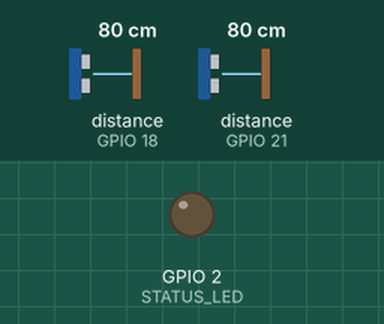
Bench run of a sketch on a simulated ESP32. Shown: output pins drawn as LEDs (lit = HIGH). Wiring (inferred from the names in the program): 2 × ultrasonic range finder: trigger GPIO 5, echo GPIO 18 / trigger GPIO 19, echo GPIO 21. The test bench sets the inputs (shaded band); at power-on: distance to the obstacle (sensors on GPIO 18, GPIO 21) 80 cm. The echo pulse lasts 58.3 µs per cm; WiFi joins after 1.5 s; servers stay silent unless stated; uploads are accepted with an empty reply; the local clock reads 2024-03-15 10:24:30 at power-on unless the sketch sets it; pins used as bus, display or sensor lines are not drawn; what the sketch prints to the serial monitor is not drawn. At 3.2 s the program puts the board to deep sleep or switches it off; the recording ends there.

Above: at 0.0 s.
At 1.8 s:
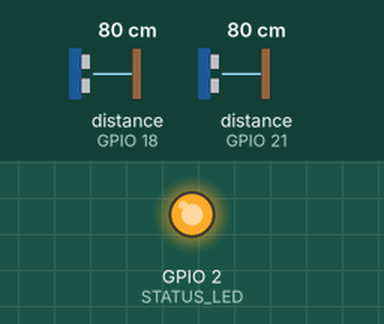
Timing chart, 0 to 3.2 s (numbered marks = the images above):
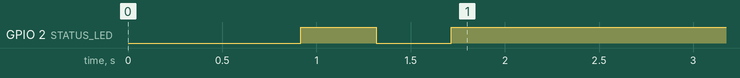

The sketch:

SWMS_P1_firmware.ino
```cpp
/*
  ============================================================================
  Project      : Smart Waste Management System (SWMS-2026-P1)
  Module       : Bin Fill-Level Sensing & Cloud Reporting Firmware
  Target MCU   : ESP32 Dev Board (NodeMCU / WROOM-32)
  Sensors      : 2x HC-SR04 Ultrasonic Distance Sensors
                 (Sensor A = Organic Waste Bin, Sensor B = Dry Waste Bin)
  Cloud Target : Firebase Realtime Database (REST API over HTTPS) or Local Gateway
  Author       : SWMS Engineering Team (Phase 1 Prototype)
  ============================================================================

  FUNCTIONAL OVERVIEW:
  1. Reads distance from two ultrasonic sensors (organic + dry bins).
  2. Converts distance -> fill percentage using configured bin height.
  3. Applies 5-sample averaging to reduce sensor noise (debounce).
  4. Compares fill percentage against FILL_THRESHOLD.
  5. Builds a JSON payload per bin and PUTs/POSTs it to Firebase via HTTPS.
  6. Enters deep sleep for SLEEP_INTERVAL seconds to conserve power, then repeats.
  ============================================================================
*/

#include <WiFi.h>
#include <HTTPClient.h>

// ---------------------------------------------------------------------------
// CONFIGURATION BLOCK — Adjust per site before flashing
// ---------------------------------------------------------------------------
const char* WIFI_SSID        = "YOUR_WIFI_SSID";
const char* WIFI_PASSWORD    = "YOUR_WIFI_PASSWORD";

// Firebase Realtime Database REST endpoint (or Local SWMS Gateway URL)
// Examples:
// - Firebase: "https://YOUR_PROJECT_ID-default-rtdb.firebaseio.com"
// - Local Server: "http://192.168.1.100:8000"
const char* FIREBASE_HOST    = "https://YOUR_PROJECT_ID-default-rtdb.firebaseio.com";
const char* FIREBASE_AUTH    = "";   // Leave blank for test mode / local server

// Tumakuru City Corporation (TMP) Hub Deployment IDs:
// SITE_TUM_001: Central Bus Stand Hub (Zone 1)
// SITE_TUM_002: Mandipet Commercial Market (Zone 1)
// SITE_TUM_003: Town Hall & MG Road (Zone 1)
// SITE_TUM_004: Sri Siddaganga Mutt Hub (Zone 2)
// SITE_TUM_005: SIT College Campus & Tech Park (Zone 3)
// SITE_TUM_006: Tumakuru Railway Station Plaza (Zone 1)
// SITE_TUM_007: Amanikere Lake Eco-Park Promenade (Zone 4)
// SITE_TUM_008: Vasanthanarasapura Industrial Mega Park (Zone 4)
const char* SITE_ID          = "SITE_TUM_001";
const float BIN_HEIGHT_CM    = 50.0;   // Empty-bin distance (sensor face to bin floor)
const int   FILL_THRESHOLD   = 80;     // Percent, triggers alert flag (>= 80%)
const int   SAMPLE_COUNT     = 5;      // Readings averaged per cycle to filter noise
const uint64_t SLEEP_INTERVAL_SEC = 30; // Testing: 30s | Production: 900s (15 min)

// ---------------------------------------------------------------------------
// GPIO PIN MAPPINGS (ESP32 DevKit v1)
// ---------------------------------------------------------------------------
// HC-SR04 Sensor 1: Organic Bin
const int TRIG_ORGANIC = 5;
const int ECHO_ORGANIC = 18;

// HC-SR04 Sensor 2: Dry Waste Bin
const int TRIG_DRY     = 19;
const int ECHO_DRY     = 21;

// Status LED (Optional: Built-in LED on GPIO 2)
const int STATUS_LED   = 2;

// ---------------------------------------------------------------------------
// STRUCT: Holds single bin telemetry
// ---------------------------------------------------------------------------
struct BinReading {
  const char* binType;
  float distanceCm;
  int fillPercent;
  bool alertTriggered;
};

// ---------------------------------------------------------------------------
// FUNCTION: readSensor()
// Triggers HC-SR04 ultrasonic pulse and returns raw measured distance in cm.
// ---------------------------------------------------------------------------
float readSensor(int trigPin, int echoPin) {
  digitalWrite(trigPin, LOW);
  delayMicroseconds(2);
  digitalWrite(trigPin, HIGH);
  delayMicroseconds(10);
  digitalWrite(trigPin, LOW);

  // 30,000 microseconds timeout = ~5.1 meters max range
  long duration = pulseIn(echoPin, HIGH, 30000);
  if (duration == 0) {
    return -1.0; // Echo timeout or sensor disconnected
  }

  // Speed of sound = 343 m/s = 0.0343 cm/us (divided by 2 for round-trip)
  float distanceCm = (float)duration * 0.0343f / 2.0f;
  return distanceCm;
}

// ---------------------------------------------------------------------------
// FUNCTION: getAveragedDistance()
// Collects SAMPLE_COUNT readings, discards outliers/failures, and averages.
// ---------------------------------------------------------------------------
float getAveragedDistance(int trigPin, int echoPin) {
  float sum = 0.0f;
  int validSamples = 0;

  for (int i = 0; i < SAMPLE_COUNT; i++) {
    float d = readSensor(trigPin, echoPin);
    if (d > 1.0f && d <= (BIN_HEIGHT_CM + 20.0f)) {
      sum += d;
      validSamples++;
    }
    delay(60); // 60ms delay prevents multi-path acoustic echo overlaps
  }

  if (validSamples == 0) {
    return -1.0f; // All samples invalid
  }
  return (sum / (float)validSamples);
}

// ---------------------------------------------------------------------------
// FUNCTION: calculateFillPercent()
// Converts sensor-to-waste distance to 0-100% capacity fill.
// ---------------------------------------------------------------------------
int calculateFillPercent(float distanceCm) {
  if (distanceCm < 0) return -1; // Sensor error flag

  // Fill percentage = ((Total Height - Measured Distance) / Total Height) * 100
  float fill = ((BIN_HEIGHT_CM - distanceCm) / BIN_HEIGHT_CM) * 100.0f;
  if (fill < 0.0f) fill = 0.0f;
  if (fill > 100.0f) fill = 100.0f;

  return (int)(fill + 0.5f); // Round to nearest integer
}

// ---------------------------------------------------------------------------
// FUNCTION: buildBinReading()
// Orchestrates reading and calculates fill metrics for a designated bin.
// ---------------------------------------------------------------------------
BinReading buildBinReading(const char* binType, int trigPin, int echoPin) {
  BinReading r;
  r.binType = binType;
  r.distanceCm = getAveragedDistance(trigPin, echoPin);
  r.fillPercent = calculateFillPercent(r.distanceCm);
  r.alertTriggered = (r.fillPercent >= FILL_THRESHOLD);

  Serial.printf("[SENSOR] %-7s | Distance: %5.1f cm | Fill: %3d%% | Alert: %s\n",
                binType, r.distanceCm, r.fillPercent,
                r.alertTriggered ? "CRITICAL (>=80%)" : "NORMAL");
  return r;
}

// ---------------------------------------------------------------------------
// FUNCTION: connectWiFi()
// Connects to configured WiFi Access Point with bounded retries.
// ---------------------------------------------------------------------------
bool connectWiFi() {
  Serial.printf("[WIFI] Connecting to SSID: '%s' ...\n", WIFI_SSID);
  WiFi.mode(WIFI_STA);
  WiFi.begin(WIFI_SSID, WIFI_PASSWORD);

  int attempts = 0;
  while (WiFi.status() != WL_CONNECTED && attempts < 25) {
    delay(400);
    Serial.print(".");
    digitalWrite(STATUS_LED, !digitalRead(STATUS_LED)); // Toggle LED while connecting
    attempts++;
  }
  Serial.println();

  if (WiFi.status() == WL_CONNECTED) {
    digitalWrite(STATUS_LED, HIGH);
    Serial.printf("[WIFI] Connected! IP Address: %s (RSSI: %d dBm)\n",
                  WiFi.localIP().toString().c_str(), WiFi.RSSI());
    return true;
  } else {
    digitalWrite(STATUS_LED, LOW);
    Serial.println("[WIFI] Connection failed. Check credentials/2.4GHz network.");
    return false;
  }
}

// ---------------------------------------------------------------------------
// FUNCTION: sendToCloud()
// Formats reading as JSON and executes HTTP PUT request to Firebase RTDB endpoint.
// ---------------------------------------------------------------------------
void sendToCloud(BinReading r) {
  if (WiFi.status() != WL_CONNECTED) {
    Serial.println("[CLOUD] Skipped upload — WiFi not connected.");
    return;
  }

  HTTPClient http;
  String path = String(FIREBASE_HOST) + "/readings/" + String(SITE_ID) +
                "/" + String(r.binType) + ".json";
  if (strlen(FIREBASE_AUTH) > 0) {
    path += "?auth=" + String(FIREBASE_AUTH);
  }

  http.begin(path);
  http.addHeader("Content-Type", "application/json");

  // Build JSON payload matching SWMS specification schema
  String payload = "{";
  payload += "\"site_id\":\"" + String(SITE_ID) + "\",";
  payload += "\"bin_type\":\"" + String(r.binType) + "\",";
  payload += "\"fill_percent\":" + String(r.fillPercent) + ",";
  payload += "\"distance_cm\":" + String(r.distanceCm, 1) + ",";
  payload += "\"timestamp\":" + String((unsigned long)time(nullptr)) + ",";
  payload += "\"alert_triggered\":" + String(r.alertTriggered ? "true" : "false") + ",";
  payload += "\"device_status\":\"online\"";
  payload += "}";

  int httpCode = http.PUT(payload);

  if (httpCode >= 200 && httpCode < 300) {
    Serial.printf("[CLOUD] %-7s upload SUCCESS (HTTP %d)\n", r.binType, httpCode);
  } else {
    Serial.printf("[CLOUD] %-7s upload ERROR (HTTP %d): %s\n",
                  r.binType, httpCode, http.errorToString(httpCode).c_str());
  }
  http.end();
}

// ---------------------------------------------------------------------------
// SETUP
// ---------------------------------------------------------------------------
void setup() {
  Serial.begin(115200);
  delay(500);
  Serial.println("\n========================================================");
  Serial.println("  Smart Waste Management System (SWMS-2026-P1) Firmware  ");
  Serial.println("========================================================");

  pinMode(STATUS_LED, OUTPUT);
  pinMode(TRIG_ORGANIC, OUTPUT);
  pinMode(ECHO_ORGANIC, INPUT);
  pinMode(TRIG_DRY, OUTPUT);
  pinMode(ECHO_DRY, INPUT);

  // Initialize trigger pins to LOW
  digitalWrite(TRIG_ORGANIC, LOW);
  digitalWrite(TRIG_DRY, LOW);

  bool wifiOk = connectWiFi();

  // Acquire dual bin measurements
  BinReading organic = buildBinReading("organic", TRIG_ORGANIC, ECHO_ORGANIC);
  BinReading dry     = buildBinReading("dry", TRIG_DRY, ECHO_DRY);

  if (wifiOk) {
    sendToCloud(organic);
    sendToCloud(dry);
  }

  Serial.printf("[POWER] Entering deep sleep for %llu seconds to conserve power...\n", SLEEP_INTERVAL_SEC);
  Serial.flush();

  // Configure timer wakeup and start deep sleep
  esp_sleep_enable_timer_wakeup(SLEEP_INTERVAL_SEC * 1000000ULL);
  esp_deep_sleep_start();
  // Upon wakeup, ESP32 resets and re-executes setup()
}

// ---------------------------------------------------------------------------
// LOOP — Intentionally empty (sleep resets MCU into setup)
// ---------------------------------------------------------------------------
void loop() {
}
```

Measured:
- by itself, GPIO 2 (STATUS_LED): LOW → HIGH at 0.92 s, → LOW 0.40 s later, → HIGH 0.40 s later
